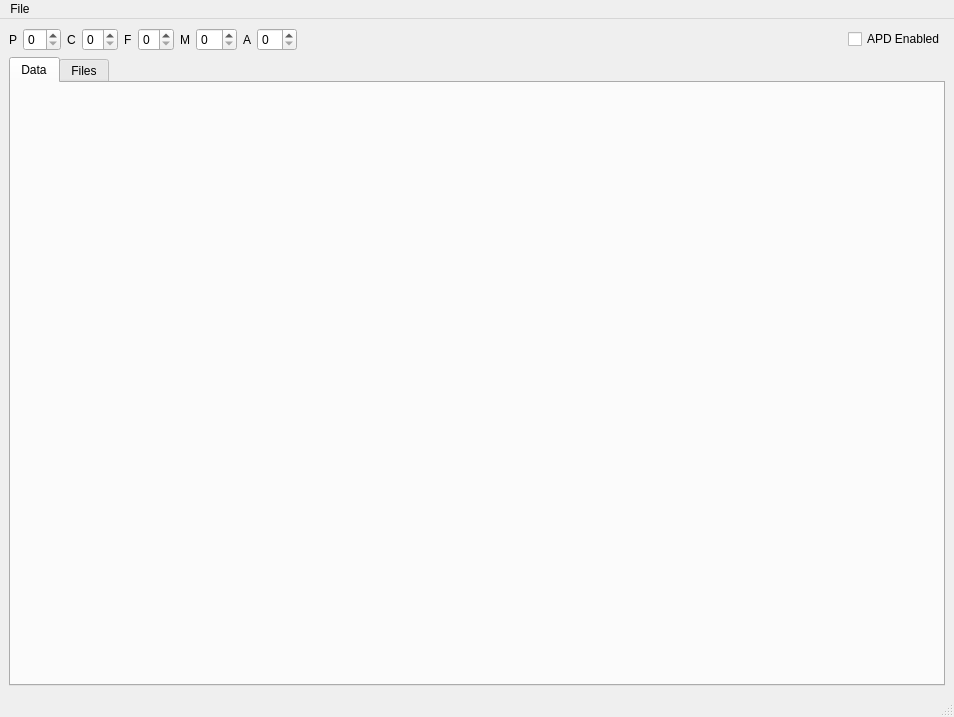
<?xml version="1.0" encoding="UTF-8"?>
<ui version="4.0">
 <class>MainWindow</class>
 <widget class="QMainWindow" name="MainWindow">
  <property name="geometry">
   <rect>
    <x>0</x>
    <y>0</y>
    <width>954</width>
    <height>717</height>
   </rect>
  </property>
  <property name="windowTitle">
   <string>MainWindow</string>
  </property>
  <widget class="QWidget" name="centralwidget">
   <layout class="QGridLayout" name="gridLayout">
    <item row="1" column="0">
     <widget class="QTabWidget" name="tabWidget">
      <property name="currentIndex">
       <number>0</number>
      </property>
      <widget class="QWidget" name="tab_data">
       <attribute name="title">
        <string>Data</string>
       </attribute>
       <layout class="QGridLayout" name="gridLayout_7">
        <item row="0" column="0">
         <layout class="QGridLayout" name="gridLayout_4">
          <item row="0" column="1">
           <layout class="QGridLayout" name="gridLayout_6">
            <item row="0" column="1">
             <widget class="TQtWidget" name="widget_root_01" native="true"/>
            </item>
            <item row="0" column="0">
             <widget class="TQtWidget" name="widget_root_00" native="true"/>
            </item>
            <item row="1" column="0">
             <widget class="TQtWidget" name="widget_root_10" native="true"/>
            </item>
            <item row="1" column="1">
             <widget class="TQtWidget" name="widget_root_11" native="true"/>
            </item>
           </layout>
          </item>
          <item row="0" column="0">
           <layout class="QGridLayout" name="gridLayout_5">
            <item row="1" column="0">
             <spacer name="verticalSpacer_2">
              <property name="orientation">
               <enum>Qt::Vertical</enum>
              </property>
              <property name="sizeHint" stdset="0">
               <size>
                <width>20</width>
                <height>40</height>
               </size>
              </property>
             </spacer>
            </item>
           </layout>
          </item>
         </layout>
        </item>
       </layout>
      </widget>
      <widget class="QWidget" name="tab_files">
       <attribute name="title">
        <string>Files</string>
       </attribute>
       <layout class="QGridLayout" name="gridLayout_3">
        <item row="5" column="0">
         <widget class="QLineEdit" name="lineEdit_pp"/>
        </item>
        <item row="5" column="2">
         <widget class="QPushButton" name="pushButton_load_pp">
          <property name="text">
           <string>Load</string>
          </property>
         </widget>
        </item>
        <item row="7" column="1">
         <widget class="QPushButton" name="pushButton_select_loc">
          <property name="text">
           <string>Select</string>
          </property>
         </widget>
        </item>
        <item row="7" column="0">
         <widget class="QLineEdit" name="lineEdit_loc"/>
        </item>
        <item row="19" column="1">
         <widget class="QPushButton" name="pushButton_select_crystal">
          <property name="text">
           <string>Select</string>
          </property>
         </widget>
        </item>
        <item row="1" column="0">
         <widget class="QLineEdit" name="lineEdit_config"/>
        </item>
        <item row="0" column="0">
         <widget class="QLabel" name="label_config">
          <property name="text">
           <string>System Config</string>
          </property>
         </widget>
        </item>
        <item row="19" column="2">
         <widget class="QPushButton" name="pushButton_load_crystal">
          <property name="text">
           <string>Load</string>
          </property>
         </widget>
        </item>
        <item row="18" column="0">
         <widget class="QLabel" name="label_crystal">
          <property name="text">
           <string>Crystal Energy Histograms</string>
          </property>
         </widget>
        </item>
        <item row="19" column="0">
         <widget class="QLineEdit" name="lineEdit_crystal"/>
        </item>
        <item row="13" column="0">
         <widget class="QLineEdit" name="lineEdit_apd"/>
        </item>
        <item row="13" column="1">
         <widget class="QPushButton" name="pushButton_select_apd">
          <property name="text">
           <string>Select</string>
          </property>
         </widget>
        </item>
        <item row="12" column="0">
         <widget class="QLabel" name="label_apd">
          <property name="text">
           <string>APD Energy Histograms</string>
          </property>
         </widget>
        </item>
        <item row="14" column="0">
         <widget class="QLabel" name="label_flood">
          <property name="text">
           <string>Floods</string>
          </property>
         </widget>
        </item>
        <item row="13" column="2">
         <widget class="QPushButton" name="pushButton_load_apd">
          <property name="text">
           <string>Load</string>
          </property>
         </widget>
        </item>
        <item row="17" column="0">
         <widget class="QLineEdit" name="lineEdit_graph"/>
        </item>
        <item row="15" column="0">
         <widget class="QLineEdit" name="lineEdit_flood"/>
        </item>
        <item row="16" column="0">
         <widget class="QLabel" name="label_graph">
          <property name="text">
           <string>Segmentations</string>
          </property>
         </widget>
        </item>
        <item row="20" column="0">
         <spacer name="verticalSpacer">
          <property name="orientation">
           <enum>Qt::Vertical</enum>
          </property>
          <property name="sizeHint" stdset="0">
           <size>
            <width>20</width>
            <height>40</height>
           </size>
          </property>
         </spacer>
        </item>
        <item row="15" column="1">
         <widget class="QPushButton" name="pushButton_select_flood">
          <property name="text">
           <string>Select</string>
          </property>
         </widget>
        </item>
        <item row="17" column="1">
         <widget class="QPushButton" name="pushButton_select_graph">
          <property name="text">
           <string>Select</string>
          </property>
         </widget>
        </item>
        <item row="15" column="2">
         <widget class="QPushButton" name="pushButton_load_flood">
          <property name="text">
           <string>Load</string>
          </property>
         </widget>
        </item>
        <item row="17" column="2">
         <widget class="QPushButton" name="pushButton_load_graph">
          <property name="text">
           <string>Load</string>
          </property>
         </widget>
        </item>
        <item row="8" column="0">
         <widget class="QLabel" name="label_cal">
          <property name="text">
           <string>Calibration File</string>
          </property>
         </widget>
        </item>
        <item row="9" column="0">
         <widget class="QLineEdit" name="lineEdit_cal"/>
        </item>
        <item row="1" column="1">
         <widget class="QPushButton" name="pushButton_select_config">
          <property name="text">
           <string>Select</string>
          </property>
         </widget>
        </item>
        <item row="9" column="1">
         <widget class="QPushButton" name="pushButton_select_cal">
          <property name="text">
           <string>Select</string>
          </property>
         </widget>
        </item>
        <item row="1" column="2">
         <widget class="QPushButton" name="pushButton_load_config">
          <property name="text">
           <string>Load</string>
          </property>
         </widget>
        </item>
        <item row="9" column="2">
         <widget class="QPushButton" name="pushButton_load_cal">
          <property name="text">
           <string>Load</string>
          </property>
         </widget>
        </item>
        <item row="5" column="1">
         <widget class="QPushButton" name="pushButton_select_pp">
          <property name="text">
           <string>Select</string>
          </property>
         </widget>
        </item>
        <item row="6" column="0">
         <widget class="QLabel" name="label_loc">
          <property name="text">
           <string>Crystal Position File</string>
          </property>
         </widget>
        </item>
        <item row="4" column="0">
         <widget class="QLabel" name="label_pp">
          <property name="text">
           <string>Photopeak Peak File</string>
          </property>
         </widget>
        </item>
        <item row="2" column="0">
         <widget class="QLabel" name="label_ped">
          <property name="text">
           <string>Pedestal File</string>
          </property>
         </widget>
        </item>
        <item row="7" column="2">
         <widget class="QPushButton" name="pushButton_load_loc">
          <property name="text">
           <string>Load</string>
          </property>
         </widget>
        </item>
        <item row="3" column="0">
         <widget class="QLineEdit" name="lineEdit_ped"/>
        </item>
        <item row="3" column="1">
         <widget class="QPushButton" name="pushButton_select_ped">
          <property name="text">
           <string>Select</string>
          </property>
         </widget>
        </item>
        <item row="3" column="2">
         <widget class="QPushButton" name="pushButton_load_ped">
          <property name="text">
           <string>Load</string>
          </property>
         </widget>
        </item>
       </layout>
      </widget>
     </widget>
    </item>
    <item row="0" column="0">
     <layout class="QHBoxLayout" name="horizontalLayout_2">
      <item>
       <widget class="QLabel" name="label">
        <property name="maximumSize">
         <size>
          <width>15</width>
          <height>16777215</height>
         </size>
        </property>
        <property name="text">
         <string>P</string>
        </property>
       </widget>
      </item>
      <item>
       <widget class="QSpinBox" name="spinBox_panel">
        <property name="maximumSize">
         <size>
          <width>38</width>
          <height>30</height>
         </size>
        </property>
       </widget>
      </item>
      <item>
       <widget class="QLabel" name="label_2">
        <property name="maximumSize">
         <size>
          <width>15</width>
          <height>16777215</height>
         </size>
        </property>
        <property name="text">
         <string>C</string>
        </property>
       </widget>
      </item>
      <item>
       <widget class="QSpinBox" name="spinBox_cartridge">
        <property name="maximumSize">
         <size>
          <width>36</width>
          <height>16777215</height>
         </size>
        </property>
       </widget>
      </item>
      <item>
       <widget class="QLabel" name="label_3">
        <property name="maximumSize">
         <size>
          <width>15</width>
          <height>16777215</height>
         </size>
        </property>
        <property name="text">
         <string>F</string>
        </property>
       </widget>
      </item>
      <item>
       <widget class="QSpinBox" name="spinBox_fin">
        <property name="maximumSize">
         <size>
          <width>36</width>
          <height>16777215</height>
         </size>
        </property>
        <property name="value">
         <number>0</number>
        </property>
       </widget>
      </item>
      <item>
       <widget class="QLabel" name="label_4">
        <property name="maximumSize">
         <size>
          <width>15</width>
          <height>16777215</height>
         </size>
        </property>
        <property name="text">
         <string>M</string>
        </property>
       </widget>
      </item>
      <item>
       <widget class="QSpinBox" name="spinBox_module">
        <property name="maximumSize">
         <size>
          <width>55</width>
          <height>16777215</height>
         </size>
        </property>
       </widget>
      </item>
      <item>
       <widget class="QLabel" name="label_5">
        <property name="maximumSize">
         <size>
          <width>15</width>
          <height>16777215</height>
         </size>
        </property>
        <property name="text">
         <string>A</string>
        </property>
       </widget>
      </item>
      <item>
       <widget class="QSpinBox" name="spinBox_apd">
        <property name="maximumSize">
         <size>
          <width>40</width>
          <height>16777215</height>
         </size>
        </property>
       </widget>
      </item>
      <item>
       <spacer name="horizontalSpacer">
        <property name="orientation">
         <enum>Qt::Horizontal</enum>
        </property>
        <property name="sizeHint" stdset="0">
         <size>
          <width>40</width>
          <height>20</height>
         </size>
        </property>
       </spacer>
      </item>
      <item>
       <widget class="QCheckBox" name="checkBox_apd_enable">
        <property name="text">
         <string>APD Enabled</string>
        </property>
       </widget>
      </item>
     </layout>
    </item>
   </layout>
  </widget>
  <widget class="QMenuBar" name="menubar">
   <property name="geometry">
    <rect>
     <x>0</x>
     <y>0</y>
     <width>954</width>
     <height>25</height>
    </rect>
   </property>
   <widget class="QMenu" name="menuFile">
    <property name="title">
     <string>File</string>
    </property>
    <addaction name="actionOpen"/>
    <addaction name="actionQuit"/>
   </widget>
   <addaction name="menuFile"/>
  </widget>
  <widget class="QStatusBar" name="statusbar"/>
  <action name="actionOpen">
   <property name="text">
    <string>Open...</string>
   </property>
  </action>
  <action name="actionQuit">
   <property name="text">
    <string>Quit</string>
   </property>
  </action>
 </widget>
 <customwidgets>
  <customwidget>
   <class>TQtWidget</class>
   <extends>QWidget</extends>
   <header location="global">TQtWidget.h</header>
   <container>1</container>
  </customwidget>
 </customwidgets>
 <resources/>
 <connections/>
</ui>
